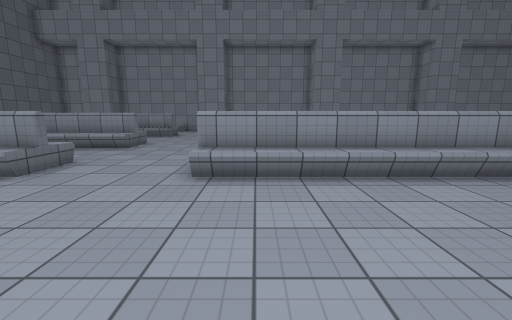
[1] (above)

24 first-person views from a walk through a scene from a Unity 3-D project. The camera is 1.4 m above the floor, tilts 10° down and sees 90° across. Doors are open. The floor is counted in squares, 1 m on a side. Each view is taken from the middle of a square. On the plan, view 1 faces up. The plan holds only what a view shows up to about 13 squares ahead; the rest is blank. The place goes on beyond the plan. Surface patterns are stand-ins for the level's own textures.

[2]
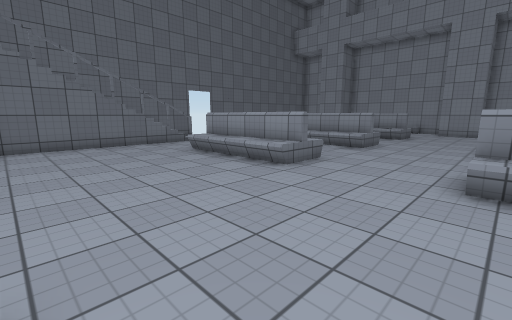

[3]
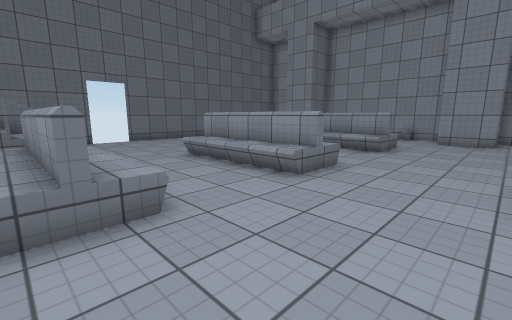

[4]
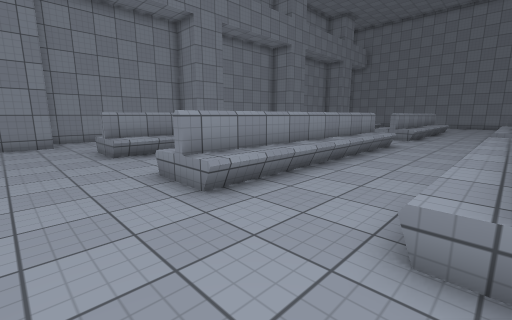

[5]
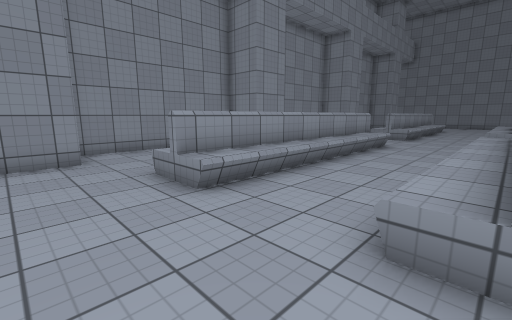

[6]
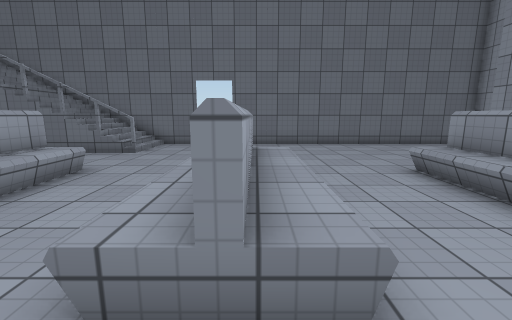

[7]
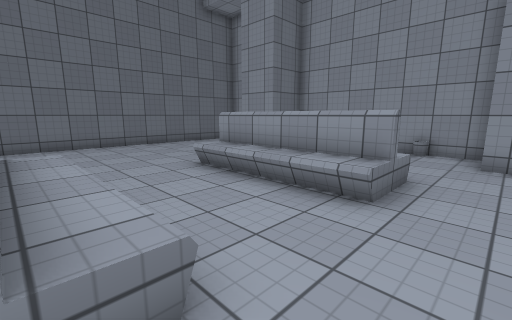

[8]
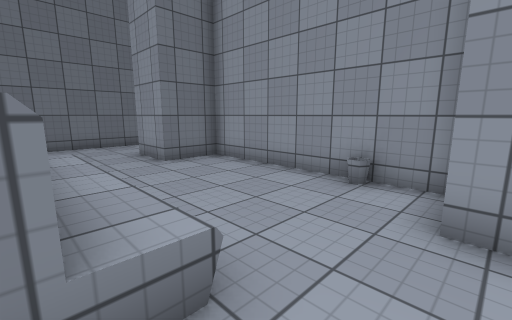

[9]
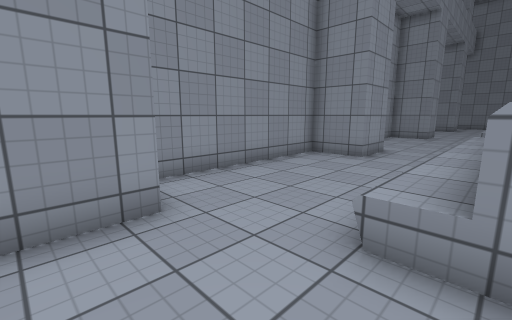

[10]
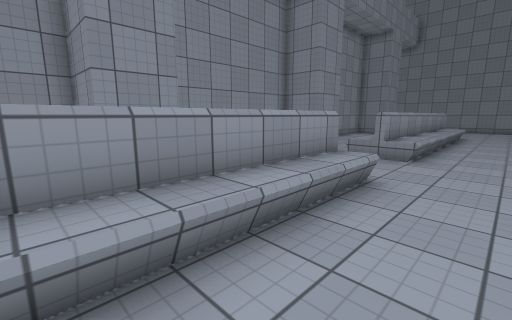

[11]
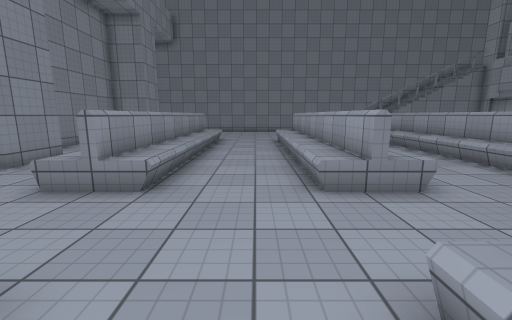

[12]
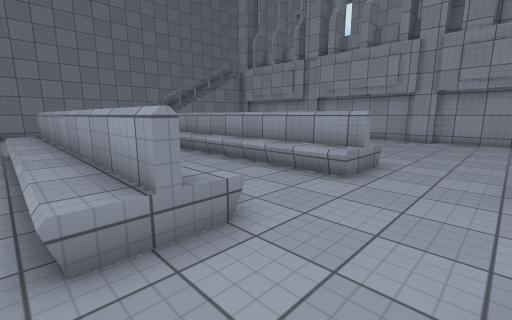

[13]
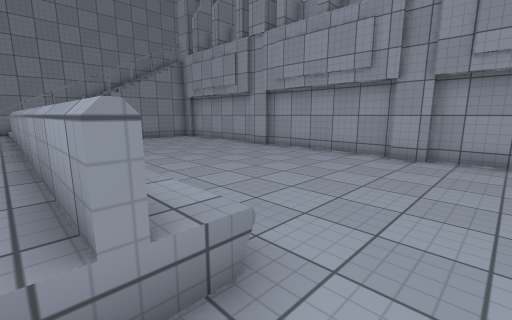

[14]
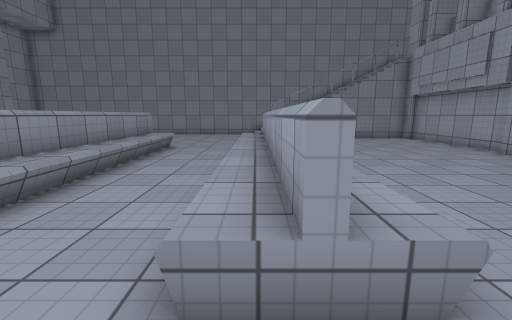

[15]
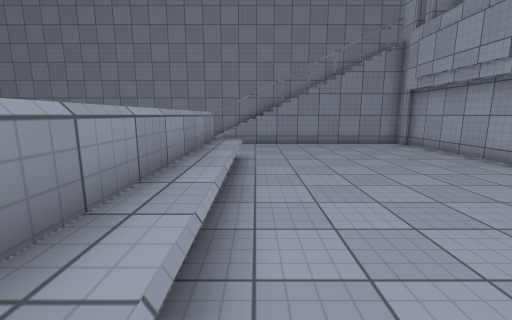

[16]
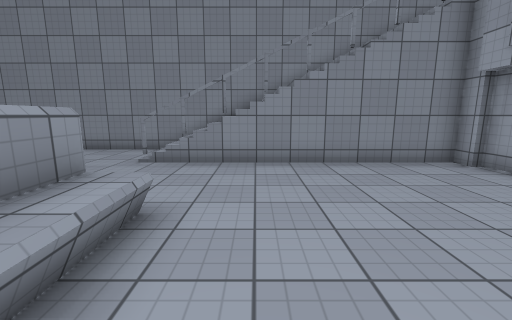

[17]
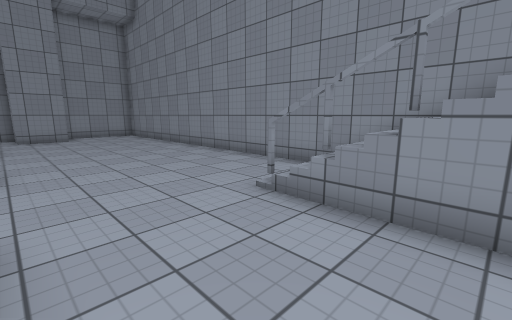

[18]
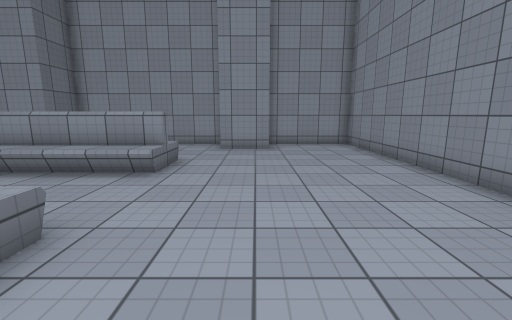

[19]
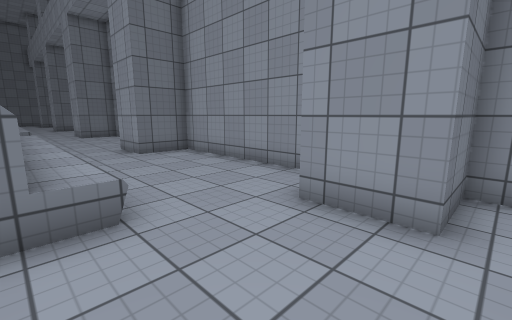

[20]
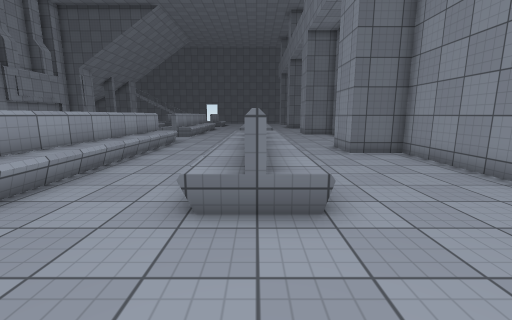

[21]
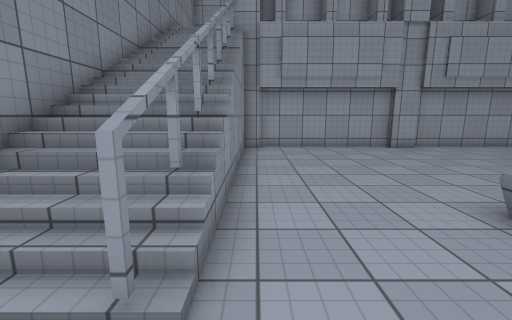

[22]
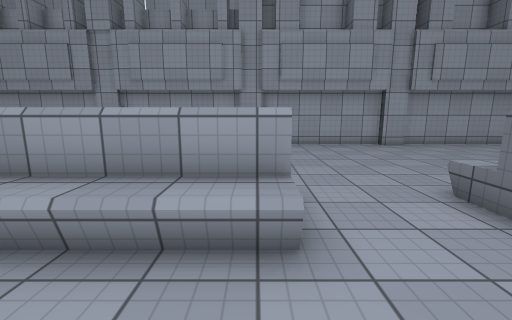

[23]
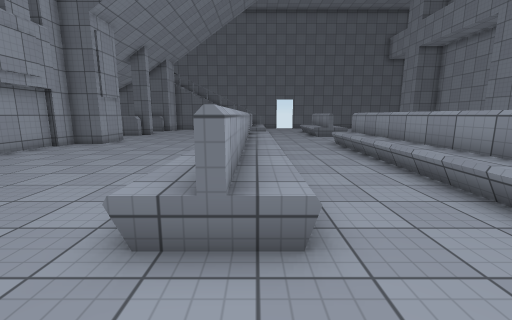

[24]
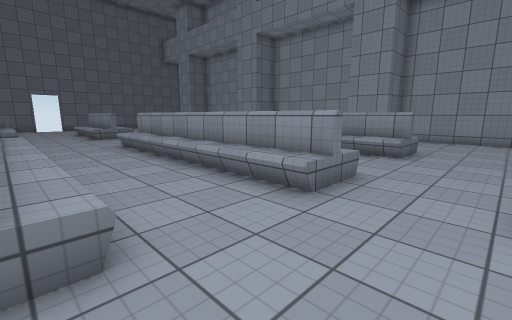

### Floor plan
Key: @ floor where view 1 was taken; # wall or solid block; x gap in a wall; . floor; / step, stairs or slope; = window, fence, low wall or low ledge; ^ raised ledge.
Columns run from 17 left of view 1 to 29 right of it. Each row starts with its distance up from view 1.
 23      ######## #########  ######################
 22 #    #....... #.......#  ....  ##.......##....#
 21 #...##.......##.......## ......##.......##....#
 20 #.............................................#
 19 #.............................................#
 18 #...   ^^^^^....^^^^^^^^^^...^^^^^^^^^^.......#
 17 #..... x^^^x....x^^^^^^^^x...x^^^^^^^^x.......#
 16 #......^^^^^....^^^^^^^^^^...^^^^^^^^^^.......#
 15 #.............................................#
 14 #.............................................#
 13 #......^^^^^....^^^^^^^^^^...^^^^^^^^^^.......#
 12 #......^^^^^....^^^^^^^^^^...^^^^^^^^^^.......#
 11   .....^^^^^....^^^^^^^^^^...^^^^^^^^^^.......#
 10  .............................................#
  9  .............................................#
  8 #.............................................#
  7 #///...^^^^^....^^^^^^^^^^...^^^^^^^^^^....#//#
  6 #///...^^^^^....^^^^^^^^^^...^^^^^^^^^^....x//#
  5 #///#.......................... ...........=//#
  4 #///.......................................#//#
  3 #///.......................................#//#
  2 #///.......................................#//#
  1 #// .......................................#//#
  0 #/  #............@.........................#//#
 -1                #...........................#//#
 -2                #############################//#
 -3                               #=#=####=#=###  #
 -4                                               #
 -5                                               #

Where each view was taken, in squares from view 1:
view 1: 0 up, 0 right, facing up
view 2: 0 up, 1 left, facing up-left
view 3: 6 up, 2 left, facing up-left
view 4: 7 up, 4 left, facing up-right
view 5: 12 up, 4 left, facing up-right
view 6: 12 up, 4 left, facing left
view 7: 12 up, 4 left, facing up-left
view 8: 17 up, 4 left, facing up-left
view 9: 17 up, 4 left, facing up-right
view 10: 14 up, 3 right, facing up-right
view 11: 14 up, 7 right, facing right
view 12: 13 up, 9 right, facing down-right
view 13: 7 up, 10 right, facing down-right
view 14: 7 up, 10 right, facing right
view 15: 5 up, 13 right, facing right
view 16: 4 up, 18 right, facing right
view 17: 4 up, 22 right, facing up-right
view 18: 10 up, 24 right, facing up
view 19: 17 up, 25 right, facing up-left
view 20: 17 up, 25 right, facing left
view 21: 9 up, 25 right, facing down
view 22: 10 up, 12 right, facing down
view 23: 7 up, 11 right, facing left
view 24: 7 up, 11 right, facing up-left
